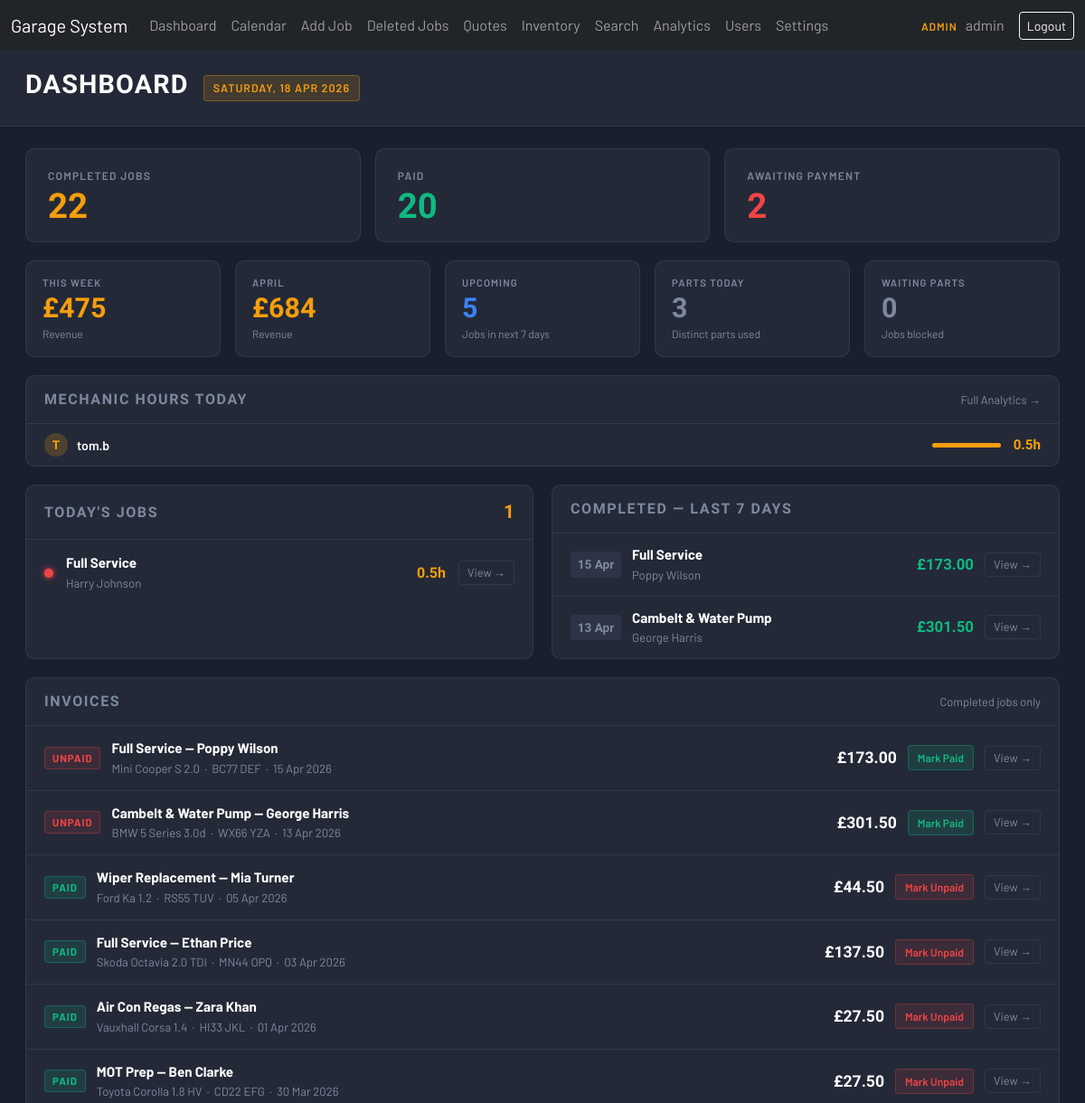
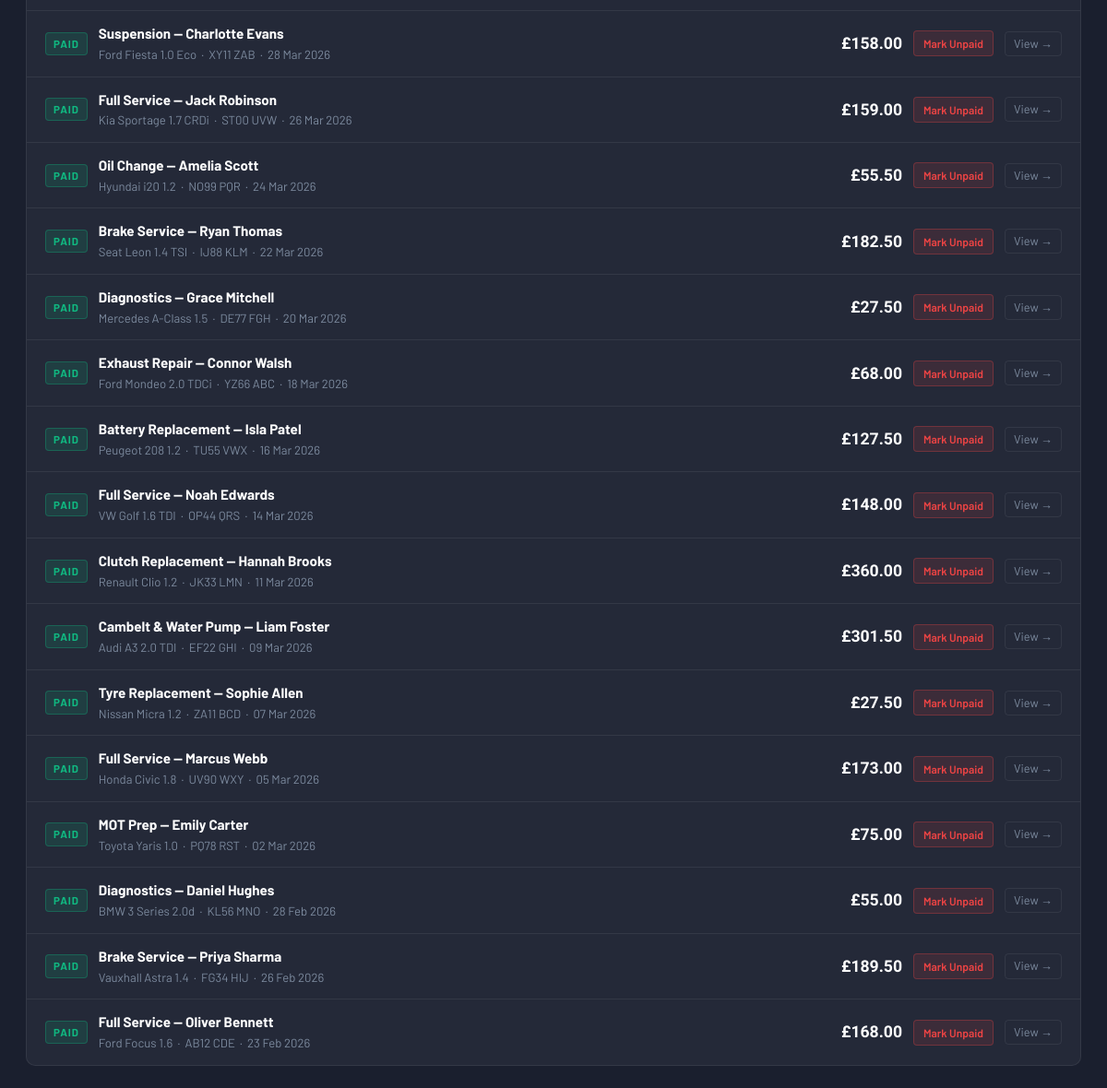
The app's page /PHP/dashboard.php (signed in) with its own data (2 pictures, top to bottom).
### tables this page shows
CREATE TABLE IF NOT EXISTS jobs (
    id             INT AUTO_INCREMENT PRIMARY KEY,
    job_date       DATE         NOT NULL,
    customer_name  VARCHAR(150) NOT NULL,
    vehicle        VARCHAR(100) DEFAULT NULL,
    registration   VARCHAR(20)  DEFAULT NULL,
    job_type       VARCHAR(100) DEFAULT NULL,
    description    TEXT         DEFAULT NULL,
    status         ENUM('pending','in_progress','complete') NOT NULL DEFAULT 'pending',
    assigned_to    INT          DEFAULT NULL,
    payment_status ENUM('unpaid','paid') NOT NULL DEFAULT 'unpaid',
    stock_deducted TINYINT(1)  DEFAULT 0,
    deleted        TINYINT(1)  NOT NULL DEFAULT 0,
    deleted_at     DATETIME     DEFAULT NULL,
    deleted_by     VARCHAR(100) DEFAULT NULL
);

### htdocs/PHP/get_rate.php (called while the page is built, shortened)
<?php
function get_hourly_rate($conn) {
    $result = $conn->query("SELECT value FROM settings WHERE key_name='hourly_rate'");
    if($result && $row = $result->fetch_assoc()) return floatval($row["value"]);
    return 50.00;
}

### htdocs/PHP/dashboard.php (the view, shortened to what this page needs)
<?php
include "config.php";
include "navbar.php";
include "get_rate.php";
$hourly_rate = get_hourly_rate($conn);
$cols = [];
$col_result = $conn->query("SHOW COLUMNS FROM jobs");
while($c = $col_result->fetch_assoc()) $cols[] = $c["Field"];
$has_deleted  = in_array("deleted", $cols);
$has_payment  = in_array("payment_status", $cols);
$deleted_filter  = $has_deleted  ? "AND (j.deleted=0 OR j.deleted IS NULL)" : "";
$deleted_filter2 = $has_deleted  ? "AND (deleted=0 OR deleted IS NULL)"     : "";
$today = date("Y-m-d");
$this_week_start = date("Y-m-d", strtotime("monday this week"));
$this_month      = date("Y-m");
$today_result = $conn->query("
    SELECT j.id, j.job_type, j.customer_name, j.vehicle, j.registration, j.status,
        COALESCE((SELECT SUM(hours) FROM job_time WHERE job_id = j.id), 0) as total_hours
    FROM jobs j
    WHERE j.job_date = '$today' $deleted_filter
    ORDER BY j.status ASC
");
$week_result = $conn->query("
    SELECT j.id, j.job_type, j.customer_name, j.vehicle, j.registration, j.job_date,
        COALESCE((SELECT SUM(hours) FROM job_time WHERE job_id = j.id), 0) as total_hours,
        COALESCE((SELECT SUM(quantity*price) FROM job_parts WHERE job_id = j.id), 0) as parts_cost
    FROM jobs j
    WHERE j.status = 'complete'
    $deleted_filter
    AND j.job_date >= DATE_SUB('$today', INTERVAL 7 DAY)
    ORDER BY j.job_date DESC
");
if($has_payment) {
    $stats = $conn->query("
        SELECT
            COUNT(*) as total_jobs,
            SUM(CASE WHEN payment_status = 'paid' THEN 1 ELSE 0 END) as paid_jobs,
            SUM(CASE WHEN payment_status = 'unpaid' THEN 1 ELSE 0 END) as unpaid_jobs
        FROM jobs
        WHERE status = 'complete' $deleted_filter2
    ")->fetch_assoc();
} else {
    $stats = ["total_jobs" => 0, "paid_jobs" => 0, "unpaid_jobs" => 0];
}
$payment_col = $has_payment ? "j.payment_status" : "'unpaid' as payment_status";
$invoices_result = $conn->query("
    SELECT j.id, j.job_type, j.customer_name, j.vehicle, j.registration, j.job_date, $payment_col,
        COALESCE((SELECT SUM(hours) FROM job_time WHERE job_id = j.id), 0) * $hourly_rate as labour_cost,
        COALESCE((SELECT SUM(quantity*price) FROM job_parts WHERE job_id = j.id), 0) as parts_cost
    FROM jobs j
    WHERE j.status = 'complete' $deleted_filter
    ORDER BY j.job_date DESC
");
$upcoming_count = $conn->query("
    SELECT COUNT(*) as n FROM jobs
    WHERE job_date > '$today' AND job_date <= DATE_ADD('$today', INTERVAL 7 DAY)
      AND (deleted=0 OR deleted IS NULL)
")->fetch_assoc()["n"] ?? 0;
$parts_today_count = $conn->query("
    SELECT COUNT(DISTINCT jp.part_name) as n
    FROM job_parts jp JOIN jobs j ON jp.job_id=j.id
    WHERE j.job_date='$today' AND (j.deleted=0 OR j.deleted IS NULL)
")->fetch_assoc()["n"] ?? 0;
$waiting_count = $conn->query("
    SELECT COUNT(DISTINCT j.id) as n FROM jobs j
    JOIN job_parts jp ON jp.job_id=j.id
    JOIN inventory i ON jp.inventory_id=i.id AND i.quantity=0
    WHERE j.status != 'complete' AND (j.deleted=0 OR j.deleted IS NULL)
")->fetch_assoc()["n"] ?? 0;
$rev_data = $conn->query("
    SELECT
        SUM(CASE WHEN j.job_date >= '$this_week_start' THEN
            (COALESCE((SELECT SUM(hours) FROM job_time WHERE job_id=j.id),0) * $hourly_rate)
            + COALESCE((SELECT SUM(quantity*price) FROM job_parts WHERE job_id=j.id),0)
        ELSE 0 END) as week_rev,
        SUM(CASE WHEN DATE_FORMAT(j.job_date,'%Y-%m')='$this_month' THEN
            (COALESCE((SELECT SUM(hours) FROM job_time WHERE job_id=j.id),0) * $hourly_rate)
            + COALESCE((SELECT SUM(quantity*price) FROM job_parts WHERE job_id=j.id),0)
        ELSE 0 END) as month_rev
    FROM jobs j WHERE j.status='complete' $deleted_filter2
")->fetch_assoc();
$dash_week_rev  = floatval($rev_data["week_rev"]  ?? 0);
$dash_month_rev = floatval($rev_data["month_rev"] ?? 0);
$mech_today = $conn->query("
    SELECT u.username,
        COALESCE(SUM(CASE WHEN j.job_date='$today' THEN jt.hours ELSE 0 END),0) as hours_today
    FROM users u
    LEFT JOIN job_time jt ON jt.logged_by=u.id
    LEFT JOIN jobs j ON jt.job_id=j.id AND (j.deleted=0 OR j.deleted IS NULL)
    GROUP BY u.id, u.username
    HAVING hours_today > 0
    ORDER BY hours_today DESC
");
$mech_today_rows = [];
if($mech_today) while($r = $mech_today->fetch_assoc()) $mech_today_rows[] = $r;
?>
<!DOCTYPE html>
<html lang="en">
<head>
<link href="https://cdn.jsdelivr.net/npm/bootstrap@5.3.3/dist/css/bootstrap.min.css" rel="stylesheet">
</head>
<body>
<div class="page-header">
    <h1>Dashboard</h1>
    <span class="today-badge"><?php echo date("l, d M Y"); ?></span>
</div>
<div class="dashboard-grid">
    <?php
        $paid = intval($stats["paid_jobs"] ?? 0);
        $unpaid = intval($stats["unpaid_jobs"] ?? 0);
        $total = intval($stats["total_jobs"] ?? 0);
    ?>
    <div class="stats-row">
        <div class="stat-card">
            <span class="stat-label">Completed Jobs</span>
            <span class="stat-value amber"><?php echo $total; ?></span>
        </div>
        <div class="stat-card">
            <span class="stat-label">Paid</span>
            <span class="stat-value green"><?php echo $paid; ?></span>
        </div>
        <div class="stat-card">
            <span class="stat-label">Awaiting Payment</span>
            <span class="stat-value red"><?php echo $unpaid; ?></span>
        </div>
    </div>
    <div class="analytics-strip">
        <a class="anl-card" href="analytics.php">
            <span class="anl-label">This Week</span>
            <span class="anl-value" style="color:var(--accent);">£<?php echo number_format($dash_week_rev,0); ?></span>
            <span class="anl-sub">Revenue</span>
        </a>
        <a class="anl-card" href="analytics.php">
            <span class="anl-label"><?php echo date("F"); ?></span>
            <span class="anl-value" style="color:var(--accent);">£<?php echo number_format($dash_month_rev,0); ?></span>
            <span class="anl-sub">Revenue</span>
        </a>
        <a class="anl-card" href="analytics.php">
            <span class="anl-label">Upcoming</span>
            <span class="anl-value" style="color:var(--blue,#3b82f6);"><?php echo $upcoming_count; ?></span>
            <span class="anl-sub">Jobs in next 7 days</span>
        </a>
        <a class="anl-card" href="analytics.php">
            <span class="anl-label">Parts Today</span>
            <span class="anl-value" style="color:var(--text-muted);"><?php echo $parts_today_count; ?></span>
            <span class="anl-sub">Distinct parts used</span>
        </a>
        <a class="anl-card" href="analytics.php" style="border-color:<?php echo $waiting_count > 0 ? 'rgba(249,115,22,0.4)' : 'var(--border)'; ?>">
            <span class="anl-label">Waiting Parts</span>
            <span class="anl-value" style="color:<?php echo $waiting_count > 0 ? 'var(--orange)' : 'var(--text-muted)'; ?>;"><?php echo $waiting_count; ?></span>
            <span class="anl-sub">Jobs blocked</span>
        </a>
    </div>
    <div class="panel full-width">
        <div class="panel-header">
            <span class="panel-title">Mechanic Hours Today</span>
            <a href="analytics.php" style="font-size:0.8rem;color:var(--text-muted);text-decoration:none;">Full Analytics →</a>
        </div>
        <?php if(empty($mech_today_rows)): ?>
            <div class="empty-state" style="padding:18px 20px;">No hours logged today yet.</div>
        <?php else: ?>
            <?php $max_h = max(array_column($mech_today_rows,'hours_today') ?: [1]); ?>
            <div class="mech-summary">
            <?php foreach($mech_today_rows as $m): ?>
                <?php $pct = $max_h > 0 ? ($m['hours_today']/$max_h*100) : 0; ?>
                <div class="mech-row-sm">
                    <div class="mech-av-sm"><?php echo strtoupper(substr($m['username'],0,1)); ?></div>
                    <div class="mech-name-sm"><?php echo htmlspecialchars($m['username']); ?></div>
                    <div class="mech-bar-wrap">
                        <div class="mech-bar"><div class="mech-bar-fill" style="width:<?php echo $pct; ?>%"></div></div>
                        <span class="mech-hrs-sm"><?php echo number_format($m['hours_today'],1); ?>h</span>
                    </div>
                </div>
            <?php endforeach; ?>
            </div>
        <?php endif; ?>
    </div>
    <div class="panel">
        <div class="panel-header">
            <span class="panel-title">Today's Jobs</span>
            <?php
                $today_jobs = [];
                while($row = $today_result->fetch_assoc()) $today_jobs[] = $row;
                echo '<span class="panel-count">'.count($today_jobs).'</span>';
            ?>
        </div>
        <?php if(empty($today_jobs)): ?>
            <div class="empty-state">No jobs scheduled for today.</div>
        <?php else: ?>
            <?php foreach($today_jobs as $job): ?>
                <?php
                    $pip = "pip-notstarted";
                    $hrs = $job["total_hours"];
                ?>
                <div class="job-row">
                    <div class="status-pip <?php echo $pip; ?>"></div>
                    <div class="job-info">
                        <div class="job-type"><?php echo htmlspecialchars($job["job_type"]); ?></div>
                        <div class="job-customer"><?php echo htmlspecialchars($job["customer_name"]); ?></div>
                    </div>
                    <?php if($hrs > 0): ?>
                        <span class="job-hours"><?php echo number_format($hrs, 1); ?>h</span>
                    <?php endif; ?>
                    <a class="job-link" href="view_job.php?id=<?php echo $job["id"]; ?>">View →</a>
                </div>
            <?php endforeach; ?>
        <?php endif; ?>
    </div>
    <div class="panel">
        <div class="panel-header">
            <span class="panel-title">Completed — Last 7 Days</span>
        </div>
        <?php
            $week_jobs = [];
            while($row = $week_result->fetch_assoc()) $week_jobs[] = $row;
        ?>
        <?php if(empty($week_jobs)): ?>
            <div class="empty-state">No completed jobs in the last 7 days.</div>
        <?php else: ?>
            <?php foreach($week_jobs as $job): ?>
                <?php
                    $labour = $job["total_hours"] * $hourly_rate;
                    $total_cost = $labour + $job["parts_cost"];
                    $date_fmt = date("d M", strtotime($job["job_date"]));
                ?>
                <div class="recent-row">
                    <span class="recent-date"><?php echo $date_fmt; ?></span>
                    <div class="job-info">
                        <div class="job-type"><?php echo htmlspecialchars($job["job_type"]); ?></div>
                        <div class="job-customer"><?php echo htmlspecialchars($job["customer_name"]); ?></div>
                    </div>
                    <span class="recent-total">£<?php echo number_format($total_cost, 2); ?></span>
                    <a class="job-link" href="view_job.php?id=<?php echo $job["id"]; ?>">View →</a>
                </div>
            <?php endforeach; ?>
        <?php endif; ?>
    </div>
    <div class="panel full-width">
        <div class="panel-header">
            <span class="panel-title">Invoices</span>
            <span style="font-size:0.8rem;color:var(--text-muted);">Completed jobs only</span>
        </div>
        <?php
            $invoices = [];
            while($row = $invoices_result->fetch_assoc()) $invoices[] = $row;
        ?>
        <?php if(empty($invoices)): ?>
            <div class="empty-state">No completed jobs yet.</div>
        <?php else: ?>
            <?php foreach($invoices as $inv): ?>
                <?php
                    $total_inv = $inv["labour_cost"] + $inv["parts_cost"];
                    $paid_status = $inv["payment_status"] ?? "unpaid";
                    $date_fmt = date("d M Y", strtotime($inv["job_date"]));
                ?>
                <div class="invoice-row">
                    <span class="payment-badge <?php echo $paid_status == 'paid' ? 'badge-paid' : 'badge-unpaid'; ?>">
                        <?php echo ucfirst($paid_status); ?>
                    </span>
                    <div class="job-info">
                        <div class="job-type"><?php echo htmlspecialchars($inv["job_type"]); ?> — <?php echo htmlspecialchars($inv["customer_name"]); ?></div>
                        <div class="job-customer"><?php echo htmlspecialchars($inv["vehicle"]); ?> &nbsp;·&nbsp; <?php echo htmlspecialchars($inv["registration"]); ?> &nbsp;·&nbsp; <?php echo $date_fmt; ?></div>
                    </div>
                    <span class="invoice-total">£<?php echo number_format($total_inv, 2); ?></span>
                    <form method="POST" style="margin:0;">
                        <?php if($paid_status == "unpaid"): ?>
                            <button class="toggle-btn mark-paid">Mark Paid</button>
                        <?php else: ?>
                            <button class="toggle-btn mark-unpaid">Mark Unpaid</button>
                        <?php endif; ?>
                    </form>
                    <a class="job-link" href="view_job.php?id=<?php echo $inv["id"]; ?>">View →</a>
                </div>
            <?php endforeach; ?>
        <?php endif; ?>
    </div>
</div>
</body>
</html>

### htdocs/PHP/navbar.php (shortened to what this page needs)
<link href="https://cdn.jsdelivr.net/npm/bootstrap@5.3.3/dist/css/bootstrap.min.css" rel="stylesheet">
<nav class="navbar navbar-expand-lg navbar-dark bg-dark">
<div class="container-fluid">
<a class="navbar-brand" href="/PHP/dashboard.php">Garage System</a>
<div class="collapse navbar-collapse" id="nav">
<ul class="navbar-nav me-auto">
<li class="nav-item">
<a class="nav-link" href="/PHP/dashboard.php">Dashboard</a>
</li>
<li class="nav-item">
<a class="nav-link" href="/PHP/calendar.php">Calendar</a>
</li>
<li class="nav-item">
<a class="nav-link" href="/PHP/add_job.php">Add Job</a>
</li>
<li class="nav-item">
<a class="nav-link" href="/PHP/deleted_jobs.php">Deleted Jobs</a>
</li>
<li class="nav-item">
<a class="nav-link" href="/PHP/quotes.php">Quotes</a>
</li>
<li class="nav-item">
<a class="nav-link" href="/PHP/inventory.php">Inventory</a>
</li>
<li class="nav-item">
<a class="nav-link" href="/PHP/search.php">Search</a>
</li>
<li class="nav-item">
<a class="nav-link" href="/PHP/analytics.php">Analytics</a>
</li>
<?php if(($_SESSION["role"] ?? "admin") === "admin"): ?>
<li class="nav-item">
<a class="nav-link" href="/PHP/manage_users.php">Users</a>
</li>
<?php endif; ?>
<li class="nav-item">
<a class="nav-link" href="/PHP/settings.php">Settings</a>
</li>
</ul>
<span class="navbar-text me-3">
<?php if(isset($_SESSION["user"])): ?>
    <?php if(($_SESSION["role"] ?? "admin") === "admin"): ?>
        <span style="color:#f59e0b;font-size:0.75rem;font-weight:600;letter-spacing:0.08em;text-transform:uppercase;margin-right:6px;">Admin</span>
    <?php endif; ?>
    <?php echo htmlspecialchars($_SESSION["user"]); ?>
<?php endif; ?>
</span>
<a class="btn btn-outline-light btn-sm" href="/PHP/logout.php">Logout</a>
</div>
</div>
</nav>

### records on screen
jobs: job_type "Full Service", customer_name "Harry Johnson", hrs "0.5"
jobs: job_date "15 Apr", job_type "Full Service", customer_name "Poppy Wilson", total_cost "173.00", payment_status "UNPAID", vehicle "Mini Cooper S 2.0", registration "BC77 DEF", job_date "15 Apr 2026", total_inv "173.00", shows "Mark Paid"
jobs: job_date "13 Apr", job_type "Cambelt & Water Pump", customer_name "George Harris", total_cost "301.50", payment_status "UNPAID", vehicle "BMW 5 Series 3.0d", registration "WX66 YZA", job_date "13 Apr 2026", total_inv "301.50", shows "Mark Paid"
jobs: payment_status "PAID", job_type "Wiper Replacement", customer_name "Mia Turner", vehicle "Ford Ka 1.2", registration "RS55 TUV", job_date "05 Apr 2026", total_inv "44.50", shows "Mark Unpaid"
jobs: payment_status "PAID", job_type "Full Service", customer_name "Ethan Price", vehicle "Skoda Octavia 2.0 TDI", registration "MN44 OPQ", job_date "03 Apr 2026", total_inv "137.50", shows "Mark Unpaid"
jobs: payment_status "PAID", job_type "Air Con Regas", customer_name "Zara Khan", vehicle "Vauxhall Corsa 1.4", registration "HI33 JKL", job_date "01 Apr 2026", total_inv "27.50", shows "Mark Unpaid"
jobs: payment_status "PAID", job_type "MOT Prep", customer_name "Ben Clarke", vehicle "Toyota Corolla 1.8 HV", registration "CD22 EFG", job_date "30 Mar 2026", total_inv "27.50", shows "Mark Unpaid"
jobs: payment_status "PAID", job_type "Suspension", customer_name "Charlotte Evans", vehicle "Ford Fiesta 1.0 Eco", registration "XY11 ZAB", job_date "28 Mar 2026", total_inv "158.00", shows "Mark Unpaid"
jobs: payment_status "PAID", job_type "Full Service", customer_name "Jack Robinson", vehicle "Kia Sportage 1.7 CRDi", registration "ST00 UVW", job_date "26 Mar 2026", total_inv "159.00", shows "Mark Unpaid"
jobs: payment_status "PAID", job_type "Oil Change", customer_name "Amelia Scott", vehicle "Hyundai i20 1.2", registration "NO99 PQR", job_date "24 Mar 2026", total_inv "55.50", shows "Mark Unpaid"
jobs: payment_status "PAID", job_type "Brake Service", customer_name "Ryan Thomas", vehicle "Seat Leon 1.4 TSI", registration "IJ88 KLM", job_date "22 Mar 2026", total_inv "182.50", shows "Mark Unpaid"
jobs: payment_status "PAID", job_type "Diagnostics", customer_name "Grace Mitchell", vehicle "Mercedes A-Class 1.5", registration "DE77 FGH", job_date "20 Mar 2026", total_inv "27.50", shows "Mark Unpaid"
jobs: payment_status "PAID", job_type "Exhaust Repair", customer_name "Connor Walsh", vehicle "Ford Mondeo 2.0 TDCi", registration "YZ66 ABC", job_date "18 Mar 2026", total_inv "68.00", shows "Mark Unpaid"
jobs: payment_status "PAID", job_type "Battery Replacement", customer_name "Isla Patel", vehicle "Peugeot 208 1.2", registration "TU55 VWX", job_date "16 Mar 2026", total_inv "127.50", shows "Mark Unpaid"
jobs: payment_status "PAID", job_type "Full Service", customer_name "Noah Edwards", vehicle "VW Golf 1.6 TDI", registration "OP44 QRS", job_date "14 Mar 2026", total_inv "148.00", shows "Mark Unpaid"
jobs: payment_status "PAID", job_type "Clutch Replacement", customer_name "Hannah Brooks", vehicle "Renault Clio 1.2", registration "JK33 LMN", job_date "11 Mar 2026", total_inv "360.00", shows "Mark Unpaid"
jobs: payment_status "PAID", job_type "Cambelt & Water Pump", customer_name "Liam Foster", vehicle "Audi A3 2.0 TDI", registration "EF22 GHI", job_date "09 Mar 2026", total_inv "301.50", shows "Mark Unpaid"
jobs: payment_status "PAID", job_type "Tyre Replacement", customer_name "Sophie Allen", vehicle "Nissan Micra 1.2", registration "ZA11 BCD", job_date "07 Mar 2026", total_inv "27.50", shows "Mark Unpaid"
jobs: payment_status "PAID", job_type "Full Service", customer_name "Marcus Webb", vehicle "Honda Civic 1.8", registration "UV90 WXY", job_date "05 Mar 2026", total_inv "173.00", shows "Mark Unpaid"
jobs: payment_status "PAID", job_type "MOT Prep", customer_name "Emily Carter", vehicle "Toyota Yaris 1.0", registration "PQ78 RST", job_date "02 Mar 2026", total_inv "75.00", shows "Mark Unpaid"
jobs: payment_status "PAID", job_type "Diagnostics", customer_name "Daniel Hughes", vehicle "BMW 3 Series 2.0d", registration "KL56 MNO", job_date "28 Feb 2026", total_inv "55.00", shows "Mark Unpaid"
jobs: payment_status "PAID", job_type "Brake Service", customer_name "Priya Sharma", vehicle "Vauxhall Astra 1.4", registration "FG34 HIJ", job_date "26 Feb 2026", total_inv "189.50", shows "Mark Unpaid"
jobs: payment_status "PAID", job_type "Full Service", customer_name "Oliver Bennett", vehicle "Ford Focus 1.6", registration "AB12 CDE", job_date "23 Feb 2026", total_inv "168.00", shows "Mark Unpaid"

### other values on screen
$_SESSION["user"] "admin"
$total "22"
$paid "20"
$unpaid "2"
$dash_week_rev "475"
$dash_month_rev "684"
$upcoming_count "5"
$parts_today_count "3"
$waiting_count "0"
substr($m['username'],0,1) "T"
$m['username'] "tom.b"
$m['hours_today'] "0.5"
count($today_jobs) "1"
